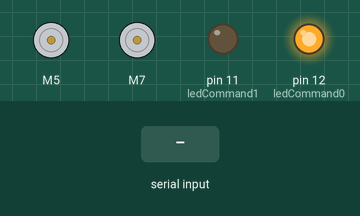
This sketch was run on a simulated Arduino Uno, built with avr-gcc and run on an emulated ATmega328P. Parts: 2 × DC motor (green arrow = forward, orange = backward, longer = faster), output pins drawn as LEDs (lit = HIGH). The inputs (shaded band) are chosen by the test bench. What the sketch prints to the serial monitor is not drawn.

Above: at 1.2 s.
1.3 s: "*move forward#" received over Serial
At 3.1 s:
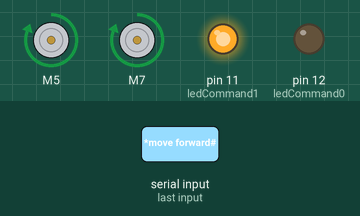
4.3 s: "*move backward#" received over Serial
At 5.6 s:
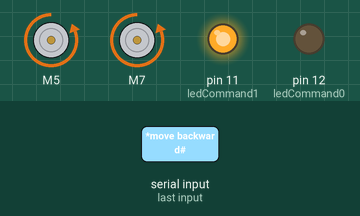
7.3 s: "*turn left#" received over Serial
At 8.7 s:
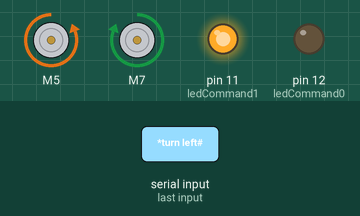
10.3 s: "*turn right#" received over Serial
At 11.7 s:
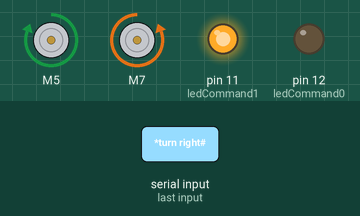
13.3 s: "*stop#" received over Serial
At 14.7 s:
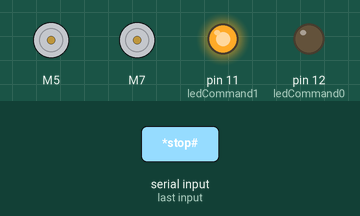
Timing chart, 0 to 16.3 s (numbered marks = the images above; inputs shaded):
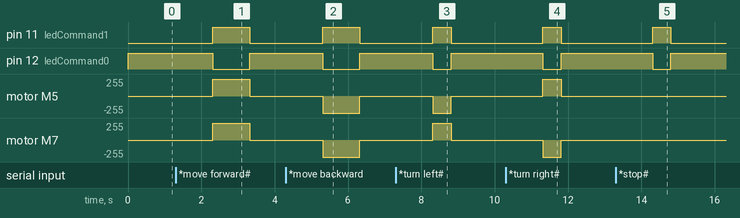

The sketch:

Arduino_voice_controlled_robot.ino
```cpp
/*Arduino Voice Control Robot
 *Version 1.0
 *Created By John keno Iweh
 *Before Uploading the sketch you must install the required libraries first.
 *Unless you'll get compilation error message.
 *Also remove the bluetooth and servo connector before uploading the sketch.
 *You can contact me here iwehjohn@gmail.com
 */


#include <L298NX2.h>

#define ledCommand1 11
#define ledCommand0 12
String command;

// Pin definition
const unsigned int IN1_A = 5;
const unsigned int IN2_A = 6;

const unsigned int IN1_B = 7;
const unsigned int IN2_B = 8;

// Initialize both motors
L298NX2 motors(IN1_A, IN2_A, IN1_B, IN2_B);


void setup() {

Serial.begin(9600);
pinMode(ledCommand0, OUTPUT);
pinMode(ledCommand1, OUTPUT);

}

void loop() {
 delay(10);
 while(Serial.available()) {
  command = "";
  command = Serial.readString();
  digitalWrite(ledCommand1,LOW);
  digitalWrite(ledCommand0,HIGH);

    Serial.print(command);
}

  if(command == "*move forward#"){
    digitalWrite(ledCommand1,HIGH);
    digitalWrite(ledCommand0,LOW);
    forward();
    digitalWrite(ledCommand1,LOW);
  }else if(command == "*move backward#"){
    digitalWrite(ledCommand1,HIGH);
    digitalWrite(ledCommand0,LOW);
    backward();
    digitalWrite(ledCommand1,LOW);
  }else if(command == "*turn left#"){
    digitalWrite(ledCommand1,HIGH);
    digitalWrite(ledCommand0,LOW);
    left();
    digitalWrite(ledCommand1,LOW);
  }else if(command == "*turn right#"){
    digitalWrite(ledCommand0,LOW);
    digitalWrite(ledCommand1,HIGH);
    right();
    digitalWrite(ledCommand1,LOW);
  }else if(command == "*stop#") {
    digitalWrite(ledCommand1,HIGH);
    digitalWrite(ledCommand0,LOW);
    delay(500);
    digitalWrite(ledCommand1,LOW);
    Stop();
 }
  command = "";
  digitalWrite(ledCommand1,LOW);
  digitalWrite(ledCommand0,HIGH);
}

void forward() {
  motors.forward();
  delay(1000);
  motors.stop();

}

void backward() {
 motors.backward();
  delay(1000);
  motors.stop();
}

void left() {

  motors.forwardB();
  motors.backwardA();
  delay(500);
  motors.stop();
}

void right() {
  motors.forwardA();
  motors.backwardB();
  delay(500);
  motors.stop();
}

void Stop() {
  motors.stop();
}
```

Measured:
- after the input at 1.3 s, pin 11 (ledCommand1): LOW → HIGH after 1.0 s, → LOW 1.0 s later; pin 12 (ledCommand0): HIGH → LOW after 1.0 s, → HIGH 1.0 s later; motor M5, motor M7: stopped → forward 255/255 after 1.0 s, → stopped 1.0 s later
- after the input at 4.3 s, pin 11 (ledCommand1): LOW → HIGH after 1.0 s, → LOW 1.0 s later; pin 12 (ledCommand0): HIGH → LOW after 1.0 s, → HIGH 1.0 s later; motor M5, motor M7: stopped → backward 255/255 after 1.0 s, → stopped 1.0 s later
- after the input at 7.3 s, pin 11 (ledCommand1): LOW → HIGH after 1.0 s, → LOW 0.50 s later; pin 12 (ledCommand0): HIGH → LOW after 1.0 s, → HIGH 0.50 s later; motor M5: stopped → backward 255/255 after 1.0 s, → stopped 0.50 s later; motor M7: stopped → forward 255/255 after 1.0 s, → stopped 0.50 s later
- after the input at 10.3 s, pin 11 (ledCommand1): LOW → HIGH after 1.0 s, → LOW 0.50 s later; pin 12 (ledCommand0): HIGH → LOW after 1.0 s, → HIGH 0.50 s later; motor M5: stopped → forward 255/255 after 1.0 s, → stopped 0.50 s later; motor M7: stopped → backward 255/255 after 1.0 s, → stopped 0.50 s later
- after the input at 13.3 s, pin 11 (ledCommand1): LOW → HIGH after 1.0 s, → LOW 0.50 s later; pin 12 (ledCommand0): HIGH → LOW after 1.0 s, → HIGH 0.50 s later
